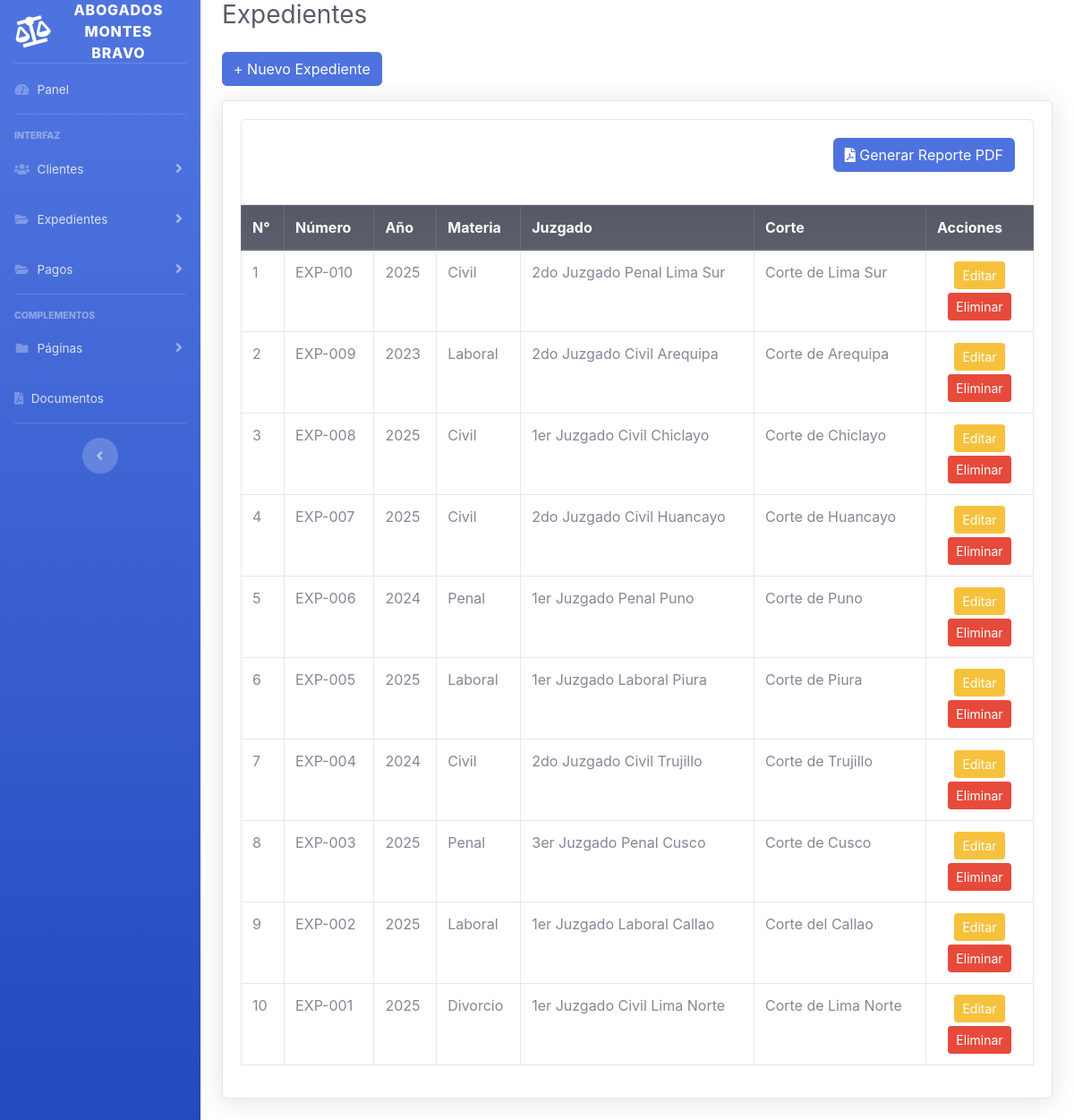
Screenshot of /expedientes.php with the database file from the repository.
### tables this page shows
CREATE TABLE `expediente` (
  `id_expediente` int(11) NOT NULL,
  `numero_expediente` varchar(20) NOT NULL,
  `anio_expediente` year(4) NOT NULL,
  `materia` varchar(100) NOT NULL,
  `estado_proceso` varchar(50) DEFAULT NULL,
  `id_juzgado` int(11) NOT NULL,
  `id_cliente` int(11) NOT NULL,
  `fecha_inicio` date DEFAULT NULL
);

CREATE TABLE `juzgado` (
  `id_juzgado` int(11) NOT NULL,
  `id_corte` int(11) NOT NULL,
  `nombre_juzgado` varchar(100) NOT NULL,
  `tipo_juzgado` varchar(50) DEFAULT NULL
);

CREATE TABLE `corte_judicial` (
  `id_corte` int(11) NOT NULL,
  `nombre_corte` varchar(100) NOT NULL,
  `distrito` varchar(100) DEFAULT NULL
);

### expedientes.php (the view, shortened to what this page needs)
<?php
include 'includes/header.php';
include 'includes/sidebar.php';
include 'db.php';
$sql = "
    SELECT
        e.id_expediente AS id,
        e.numero_expediente AS numero,
        e.anio_expediente AS anio,
        e.materia,
        j.nombre_juzgado AS juzgado,
        c.nombre_corte AS corte
    FROM expediente e
    INNER JOIN juzgado j ON e.id_juzgado = j.id_juzgado
    INNER JOIN corte_judicial c ON j.id_corte = c.id_corte
    ORDER BY e.id_expediente DESC
";
$result = $conexion->query($sql);
?>
<div class="container-fluid">
    <h1 class="h3 mb-4 text-gray-800">Expedientes</h1>
     <a href="expedientes_add.php" class="btn btn-primary mb-3">+ Nuevo Expediente</a>
    <div class="card shadow mb-4">
        <div class="card-body">
            <div class="table-responsive">
                <table class="table table-bordered" id="dataTable" width="100%" cellspacing="0">
                    <thead class="thead-dark">
                        <tr>
                            <th> N° </th>
                            <th>Número</th>
                            <th>Año</th>
                            <th>Materia</th>
                            <th>Juzgado</th>
                            <th>Corte</th>
                            <th style="width: 120px;">Acciones</th>
                        </tr>
                    </thead>
                  	 <div class="card shadow">
                            <div class="card-body">
                              <div class="d-flex justify-content-end mb-3">
                                  <a href="reporte_expedientes.php" target="_blank" class="btn btn-primary"> <i class="fas fa-file-pdf"></i> Generar Reporte PDF
                         		 </a>
                          	</div>
                             </div>
                    <tbody>
                        <?php
                        $i = 1;
                        while($row = $result->fetch_assoc()):
                        ?>
                        <tr>
                            <td><?= $i++; ?></td>
                            <td><?= $row['numero']; ?></td>
                            <td><?= $row['anio']; ?></td>
                            <td><?= $row['materia']; ?></td>
                            <td><?= $row['juzgado']; ?></td>
                            <td><?= $row['corte']; ?></td>
                            <td class="text-center">
                                <a href="expedientes_edit.php?id=<?= $row['id']; ?>"
                                   class="btn btn-warning btn-sm mb-1">
                                    Editar
                                </a>
                                <a href="expedientes_delete.php?id=<?= $row['id']; ?>"
                                   class="btn btn-danger btn-sm"
                                   onclick="return confirm('¿Eliminar este expediente?')">
                                    Eliminar
                                </a>
                            </td>
                        </tr>
                        <?php endwhile; ?>
                    </tbody>
                </table>
            </div>
        </div>
    </div>
</div>
<?php include 'includes/footer.php'; ?>

### rows the page displays
expediente: numero_expediente "EXP-010", anio_expediente "2025", materia "Civil", id_juzgado.nombre_juzgado "2do Juzgado Penal Lima Sur", corte_judicial.nombre_corte "Corte de Lima Sur"
expediente: numero_expediente "EXP-009", anio_expediente "2023", materia "Laboral", id_juzgado.nombre_juzgado "2do Juzgado Civil Arequipa", corte_judicial.nombre_corte "Corte de Arequipa"
expediente: numero_expediente "EXP-008", anio_expediente "2025", materia "Civil", id_juzgado.nombre_juzgado "1er Juzgado Civil Chiclayo", corte_judicial.nombre_corte "Corte de Chiclayo"
expediente: numero_expediente "EXP-007", anio_expediente "2025", materia "Civil", id_juzgado.nombre_juzgado "2do Juzgado Civil Huancayo", corte_judicial.nombre_corte "Corte de Huancayo"
expediente: numero_expediente "EXP-006", anio_expediente "2024", materia "Penal", id_juzgado.nombre_juzgado "1er Juzgado Penal Puno", corte_judicial.nombre_corte "Corte de Puno"
expediente: numero_expediente "EXP-005", anio_expediente "2025", materia "Laboral", id_juzgado.nombre_juzgado "1er Juzgado Laboral Piura", corte_judicial.nombre_corte "Corte de Piura"
expediente: numero_expediente "EXP-004", anio_expediente "2024", materia "Civil", id_juzgado.nombre_juzgado "2do Juzgado Civil Trujillo", corte_judicial.nombre_corte "Corte de Trujillo"
expediente: numero_expediente "EXP-003", anio_expediente "2025", materia "Penal", id_juzgado.nombre_juzgado "3er Juzgado Penal Cusco", corte_judicial.nombre_corte "Corte de Cusco"
expediente: numero_expediente "EXP-002", anio_expediente "2025", materia "Laboral", id_juzgado.nombre_juzgado "1er Juzgado Laboral Callao", corte_judicial.nombre_corte "Corte del Callao"
expediente: numero_expediente "EXP-001", anio_expediente "2025", materia "Divorcio", id_juzgado.nombre_juzgado "1er Juzgado Civil Lima Norte", corte_judicial.nombre_corte "Corte de Lima Norte"
